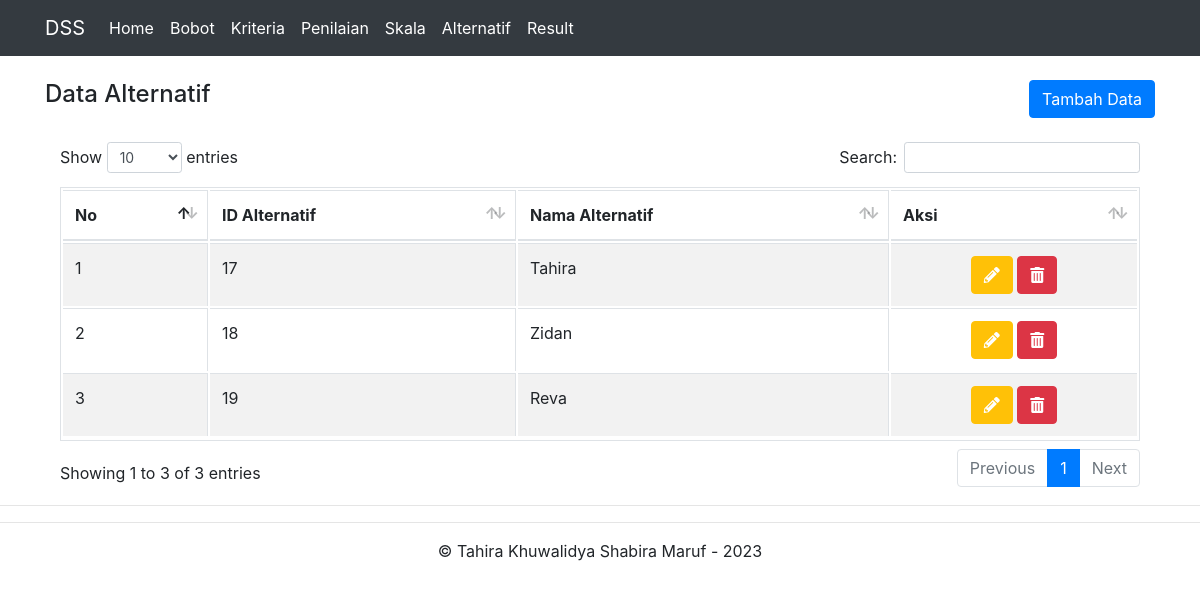
The page /alternatif.php on the database its author committed.
### tables this page shows
CREATE TABLE `alternatif` (
  `id_alternatif` int(11) NOT NULL,
  `nm_alternatif` varchar(50) DEFAULT NULL
);

### web/alternatif.php (the view, shortened to what this page needs)
<?php
include "header.php";
include "includes/config.php";
$query = mysqli_query($koneksi, "SELECT * FROM alternatif");
?>
<br>
<div class="container">
	<div class="row">
		<div class="col-md-6 text-left">
			<h4>Data Alternatif</h4>
		</div>
		<div class="col-md-6 text-right">
			<button onclick="location.href='tambah-alternatif.php'" class="btn btn-primary">Tambah Data</button>
		</div>
	</div>
	<br>
	<table id="tabeldata" width="100%" class="table table-striped table-bordered">
		<thead>
			<tr>
				<th>No</th>
				<th>ID Alternatif</th>
				<th>Nama Alternatif</th>
				<th>Aksi</th>
			</tr>
		</thead>
		<tbody>
			<?php
			$no = 1;
			while ($row = mysqli_fetch_array($query)) {
			?>
				<tr>
					<td><?php echo $no++ ?></td>
					<td><?php echo $row['id_alternatif'] ?></td>
					<td><?php echo $row['nm_alternatif'] ?></td>
					<td class="text-center">
						<a href="edit-alternatif.php?id=<?php echo $row['id_alternatif'] ?>" class="btn btn-warning text-white"><i class="fas fa-pencil-alt"></i></a>
						<a href="hapus-alternatif.php?id=<?php echo $row['id_alternatif'] ?>" onclick="return confirm('Yakin ingin menghapus data')" class="btn btn-danger"><span class="fas fa-trash-alt"></span></a>
					</td>
				</tr>
			<?php
			}
			?>
		</tbody>
	</table>
</div>
<?php
include "footer.php";
?>

### rows shown on the page
alternatif: id_alternatif "17", nm_alternatif "Tahira"
alternatif: id_alternatif "18", nm_alternatif "Zidan"
alternatif: id_alternatif "19", nm_alternatif "Reva"
